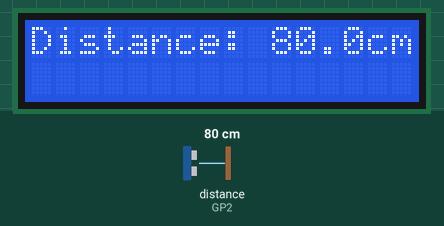
Simulated run of this program. Board: Raspberry Pi Pico running MicroPython. Shown: 16×2 character LCD. The test bench sets the inputs (shaded band); at power-on: distance to the obstacle (sensor on GP2) 80 cm. The echo pulse lasts 58.3 µs per cm; what the program prints to the serial console is not drawn.

Above: at 1.2 s.
1.3 s: distance to the obstacle (sensor on GP2) set to 94 cm
At 2.5 s:
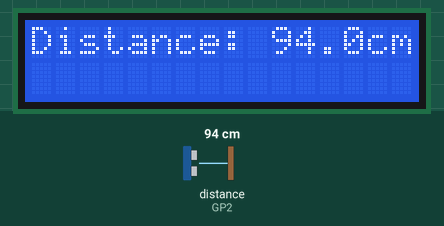
3.1 s: distance to the obstacle (sensor on GP2) set to 103 cm
At 4.3 s:
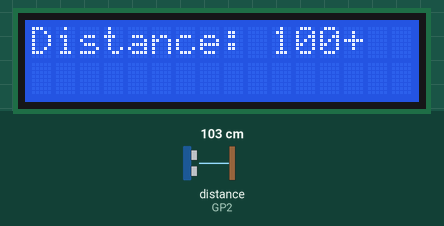
4.7 s: distance to the obstacle (sensor on GP2) set to 2 cm
At 6.0 s:
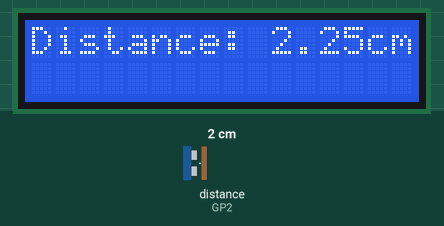
6.3 s: distance to the obstacle (sensor on GP2) set to 120 cm
At 7.6 s:
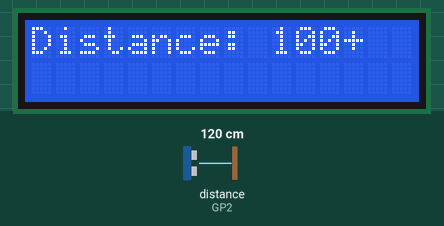
Timing chart, 0 to 8.8 s (numbered marks = the images above; inputs shaded):
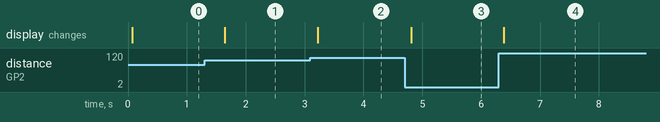

Measured:
- the behaviour switches between 98 and 99 cm on distance to the obstacle (sensor on GP2) (found by bisection; images 1 and 2)
- after the input at 1.3 s, the display: changes after 0.34 s (image 1)
- after the input at 3.1 s, the display: changes after 0.12 s (image 2)
- after the input at 4.7 s, the display: changes after 0.11 s (image 3)
- after the input at 6.3 s, the display: changes after 0.08 s (image 4)

The program:

pico_digital_ruler.py
```python
from machine import Pin, I2C
import utime
from pico_i2c_lcd import I2cLcd
i2c = I2C(0, sda=Pin(0), scl=Pin(1), freq=400000)

I2C_ADDR = i2c.scan()[0]
lcd = I2cLcd(i2c, I2C_ADDR, 2, 16)

trigger = Pin(3, Pin.OUT)
echo = Pin(2, Pin.IN)

def ultrasonic():
    timepassed = 0
    trigger.low()
    utime.sleep_us(2)
    trigger.high()
    utime.sleep_us(5)
    trigger.low()
    while echo.value() == 0:
        signaloff = utime.ticks_us()
    while echo.value() ==1:
        signalon = utime.ticks_us()
    timepassed = signalon - signaloff
    return timepassed
while True:
    measured_time = ultrasonic()
    distance_cm = (measured_time * 0.0343)/2
    distance_cm = round(distance_cm, 2)
    print(distance_cm)
    lcd.move_to(0, 0)
    lcd.putstr("Distance: ")
    lcd.move_to(10, 0)
    lcd.putstr(str(distance_cm))
    lcd.move_to(14, 0)
    lcd.putstr("cm")
    if distance_cm > 99:
        lcd.move_to(10, 0)
        lcd.putstr("100+     ")
    utime.sleep(0.5)
```
